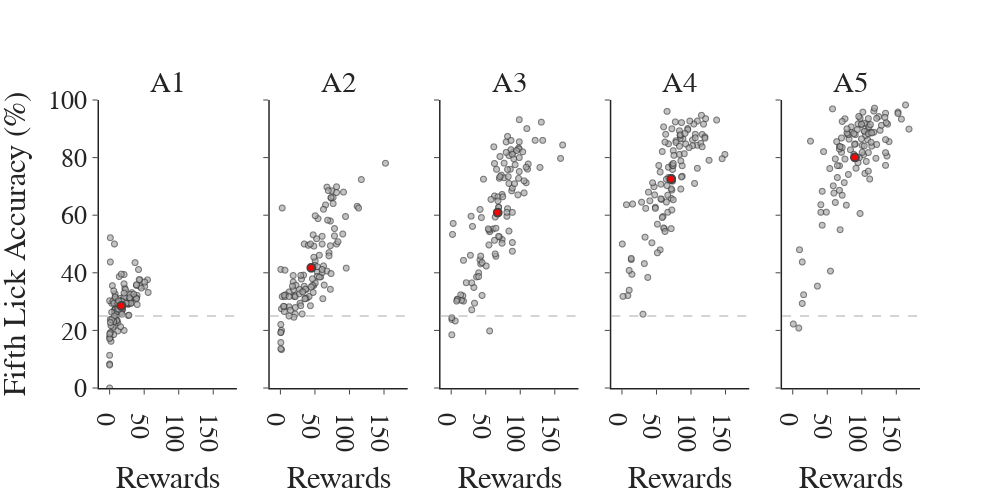

Notebook code for this chart:
### Code cell
## Correlate fifth lick accuracy with reward separated by day
fig = pf.custom_graph_template(x_title='Rewards', y_title='', rows=1, columns=5,
                               titles=session_list, shared_x=True, shared_y=True, width=1000)
for session in session_list:
    sdata = ct_df[ct_df['session'] == session]
    fig.add_trace(go.Scattergl(x=sdata['rewards'], y=sdata['lick_accuracy'], mode='markers', showlegend=False,
                               marker=dict(line=dict(width=1), color='darkgrey'), opacity=0.7), row=1, col=int(session[-1]))
    fig.add_trace(go.Scattergl(x=[np.mean(sdata['rewards'])], y=[np.mean(sdata['lick_accuracy'])], mode='markers', marker_color='red',
                               marker=dict(line=dict(width=2), size=8), showlegend=False), row=1, col=int(session[-1]))
fig.update_yaxes(range=[0, 100])
fig.add_hline(y=25, line_width=1, line_dash='dash', line_color=chance_color, opacity=1)
fig.update_yaxes(title='Fifth Lick Accuracy (%)', col=1)
fig.show()
fig.write_image(pjoin(fig_path, 'fifth_lick_accuracy_correlated_rewards_each_day.png'))

### Figure 1 — Plotly figure (JSON) as saved in the notebook; plotly's stock layout.template omitted (floating-point values rounded to 4 significant figures)
{"data": [{"marker": {"color": "darkgrey", "line": {"width": 1}}, "mode": "markers", "opacity": 0.7, "showlegend": false, "type": "scattergl", "x": [23, 0, 37, 44, 17, 2, 40, 9, 12, 22, 9, 9, 12, 7, 27, 6, 8, 27, 4, 19, 7, 32, 18, 11, 42, 37, 16, 30, 31, 10, 8, 0, 14, 29, 7, 6, 39, 1, 27, 1, 3, 0, 14, 28, 30, 27, 10, 21, 31, 2, 1, 40, 12, 36, 51, 44, 12, 0, 12, 16, 29, 56, 0, 18, 14, 21, 43, 16, 28, 8, 39, 17, 1, 39, 0, 0, 21, 18, 10, 6, 7, 5, 39, 6, 12, 8, 0, 6, 8, 9, 55, 3, 0, 11, 46, 1, 5, 23, 24, 6, 7, 21, 21, 8, 17, 13, 35, 2, 0, 13, 51, 3, 1], "xaxis": "x", "y": [31.07, 17.65, 43.55, 35.29, 26.5, 19.3, 32.14, 31.25, 22.64, 34.68, 25.0, 30.53, 19.8, 27.12, 25.18, 23.24, 27.4, 29.03, 35.54, 27.27, 26.17, 33.11, 27.33, 23.48, 41.13, 31.29, 31.15, 32.47, 29.38, 23.36, 31.43, 0.0, 29.13, 30.34, 50.0, 23.23, 35.62, 52.17, 29.23, 23.81, 29.41, 11.36, 29.7, 29.66, 30.77, 29.45, 28.32, 20.0, 29.47, 16.22, 17.54, 28.99, 26.28, 31.58, 35.29, 37.58, 25.62, 8.333, 26.72, 26.09, 31.33, 33.17, 30.3, 25.62, 38.71, 39.39, 37.65, 21.26, 25.28, 27.36, 31.25, 30.36, 43.75, 30.98, 17.14, NaN, 31.71, 30.1, 29.17, 18.57, 21.79, 30.21, 35.86, 29.41, 29.47, 32.71, NaN, 33.71, 27.27, 26.17, 37.57, 26.32, 8.0, 27.43, 34.71, 19.23, 21.18, 34.19, 29.41, 22.97, 25.0, 36.19, 32.99, 31.58, 39.53, 27.37, 32.59, 21.62, 18.75, 30.3, 36.78, 23.68, 22.73], "yaxis": "y"}, {"marker": {"color": "red", "line": {"width": 2}, "size": 8}, "mode": "markers", "showlegend": false, "type": "scattergl", "x": [17.17], "xaxis": "x", "y": [28.52], "yaxis": "y"}, {"marker": {"color": "darkgrey", "line": {"width": 1}}, "mode": "markers", "opacity": 0.7, "showlegend": false, "type": "scattergl", "x": [49, 2, 92, 95, 112, 82, 153, 20, 64, 31, 19, 13, 39, 19, 55, 49, 19, 75, 13, 51, 73, 82, 49, 59, 66, 68, 62, 61, 118, 22, 2, 3, 68, 54, 35, 54, 82, 8, 73, 50, 48, 34, 6, 71, 2, 32, 42, 96, 61, 1, 29, 30, 61, 54, 84, 74, 22, 1, 74, 51, 48, 77, 3, 57, 6, 53, 114, 91, 79, 38, 79, 71, 7, 51, 15, 5, 35, 28, 44, 23, 63, 37, 74, 37, 22, 47, 7, 20, 47, 28, 70, 6, 1, 30, 77, 1, 13, 1, 57, 45, 22, 41, 73, 33, 69, 36, 44, 13, 32, 61, 63, 18, 1], "xaxis": "x2", "y": [49.26, 27.5, 68.03, 59.55, 63.11, 50.0, 78.04, 31.82, 35.75, 37.82, 36.81, 28.23, 31.18, 34.11, 58.82, 35.61, 39.05, 68.5, 33.33, 44.13, 34.28, 69.88, 45.39, 38.6, 63.57, 69.75, 31.01, 52.67, 72.38, 32.14, 20.0, 62.5, 40.59, 40.24, 50.0, 38.74, 67.86, 32.38, 49.4, 42.6, 33.17, 39.19, 26.56, 46.99, 13.33, 33.54, 31.75, 41.64, 50.0, 22.06, 29.45, 39.1, 40.1, 42.14, 50.79, 65.97, 25.66, 41.18, 39.74, 36.46, 53.17, 66.19, 31.75, 38.51, 28.26, 51.82, 62.5, 53.48, 55.36, 34.21, 52.81, 45.88, 40.91, 59.8, 27.03, 28.38, 35.34, 34.23, 28.57, 35.71, 42.39, 31.14, 66.14, 34.36, 31.71, 37.91, 31.71, 24.56, 35.63, 32.69, 68.55, 32.2, 15.79, 28.57, 64.03, 19.23, 31.76, 19.32, 46.1, 35.09, 27.93, 49.54, 57.97, 33.33, 58.27, 30.97, 50.0, 25.0, 25.71, 41.14, 62.07, 35.35, 13.64], "yaxis": "y2"}, {"marker": {"color": "red", "line": {"width": 2}, "size": 8}, "mode": "markers", "showlegend": false, "type": "scattergl", "x": [45.37], "xaxis": "x2", "y": [41.74], "yaxis": "y2"}, {"marker": {"color": "darkgrey", "line": {"width": 1}}, "mode": "markers", "opacity": 0.7, "showlegend": false, "type": "scattergl", "x": [110, 43, 84, 122, 159, 91, 98, 9, 88, 70, 18, 45, 99, 33, 47, 129, 17, 42, 89, 99, 109, 112, 86, 74, 77, 99, 69, 98, 131, 30, 1, 3, 63, 51, 73, 64, 82, 18, 63, 68, 74, 65, 42, 97, 15, 61, 89, 106, 84, 6, 89, 89, 133, 90, 106, 87, 70, 2, 82, 1, 58, 80, 9, 93, 14, 66, 162, 104, 99, 69, 99, 77, 43, 75, 56, 22, 29, 56, 69, 55, 71, 68, 80, 55, 28, 44, 31, 37, 62, 81, 95, 34, 1, 54, 63, 30, 64, 40, 111, 81, 74, 83, 89, 71, 92, 65, 82, 40, 84, 109, 87, 45, 8], "xaxis": "x3", "y": [90.08, 43.1, 80.73, 86.0, 79.72, 79.56, 83.33, 30.67, 68.46, 72.82, 44.33, 32.14, 80.0, 34.93, 72.5, 76.6, 32.03, 62.0, 47.49, 82.98, 71.26, 77.78, 75.94, 67.2, 78.07, 93.16, 62.79, 72.79, 92.31, 36.5, 23.81, 57.14, 51.28, 42.36, 73.91, 59.35, 75.86, 30.17, 66.67, 66.36, 51.57, 45.73, 44.53, 67.05, 30.43, 55.22, 60.98, 67.74, 71.01, 23.29, 50.51, 69.43, 85.98, 81.89, 71.93, 82.76, 52.47, 53.33, 62.28, 18.48, 65.49, 81.82, 30.85, 77.52, 32.35, 75.93, 84.39, 82.0, 85.5, 52.66, 75.17, 72.99, 45.8, 66.39, 54.26, 36.55, 59.65, 19.81, 62.71, 49.66, 80.39, 64.96, 85.44, 54.84, 46.08, 59.18, 56.1, 38.57, 83.75, 59.62, 82.44, 29.45, 24.39, 55.26, 77.95, 27.15, 46.55, 40.0, 76.0, 60.99, 50.27, 73.38, 81.15, 73.39, 70.92, 55.48, 87.37, 38.71, 54.49, 76.67, 85.96, 43.54, 30.19], "yaxis": "y3"}, {"marker": {"color": "red", "line": {"width": 2}, "size": 8}, "mode": "markers", "showlegend": false, "type": "scattergl", "x": [67.65], "xaxis": "x3", "y": [60.91], "yaxis": "y3"}, {"marker": {"color": "darkgrey", "line": {"width": 1}}, "mode": "markers", "opacity": 0.7, "showlegend": false, "type": "scattergl", "x": [110, 68, 85, 119, 138, 96, 89, 14, 106, 59, 15, 67, 103, 62, 105, 150, 14, 47, 146, 107, 110, 116, 110, 107, 87, 66, 74, 117, 121, 61, 1, 7, 73, 72, 78, 85, 86, 56, 74, 73, 72, 88, 39, 115, 52, 60, 65, 72, 75, 9, 88, 103, 45, 86, 98, 79, 87, 11, 86, 73, 58, 84, 11, 117, 38, 64, 121, 35, 68, 57, 73, 66, 84, 91, 54, 49, 29, 33, 48, 73, 96, 93, 99, 74, 68, 57, 41, 34, 56, 85, 122, 52, 31, 16, 92, 44, 75, 65, 127, 70, 71, 75, 63, 61, 76, 59, 79, 63, 84, 67, 75, 49, 2], "xaxis": "x4", "y": [92.68, 84.78, 87.74, 91.61, 93.04, 90.08, 86.49, 44.59, 71.04, 82.11, 39.47, 61.03, 86.15, 55.33, 91.67, 81.09, 45.0, 69.89, 79.61, 88.11, 76.28, 94.7, 84.29, 86.86, 92.16, 96.05, 71.82, 88.03, 87.18, 55.56, 50.0, 63.64, 68.7, 69.17, 92.39, 86.49, 87.74, 47.97, 75.89, 90.0, 65.87, 73.53, 68.0, 84.93, 56.88, 59.52, 64.57, 55.33, 65.35, 32.1, 77.17, 84.13, 71.25, 78.86, 83.46, 85.86, 73.28, 40.82, 69.08, 73.11, 65.49, 89.32, 33.96, 83.77, 38.4, 88.1, 86.75, 62.37, 76.64, 65.69, 77.55, 70.25, 81.1, 81.36, 77.27, 62.77, 64.52, 43.18, 67.05, 61.81, 89.66, 84.75, 92.68, 77.19, 73.08, 70.75, 65.0, 52.38, 75.0, 87.93, 93.53, 46.94, 25.64, 63.89, 88.39, 50.42, 82.41, 72.48, 79.07, 72.22, 73.08, 77.27, 85.39, 90.67, 80.77, 59.2, 85.26, 54.35, 83.93, 66.96, 78.0, 62.37, 31.82], "yaxis": "y4"}, {"marker": {"color": "red", "line": {"width": 2}, "size": 8}, "mode": "markers", "showlegend": false, "type": "scattergl", "x": [72.13], "xaxis": "x4", "y": [72.56], "yaxis": "y4"}, {"marker": {"color": "darkgrey", "line": {"width": 1}}, "mode": "markers", "opacity": 0.7, "showlegend": false, "type": "scattergl", "x": [80, 58, 68, 108, 153, 76, 98, 10, 100, 72, 41, 60, 62, 94, 86, 127, 14, 45, 135, 118, 107, 96, 91, 82, 85, 125, 68, 101, 118, 75, 1, 9, 103, 140, 110, 115, 138, 105, 109, 102, 121, 137, 76, 109, 71, 72, 101, 69, 65, 14, 104, 106, 98, 122, 104, 113, 91, 36, 135, 68, 59, 95, 16, 110, 43, 41, 153, 104, 92, 84, 114, 81, 64, 79, 43, 89, 26, 49, 68, 92, 97, 110, 111, 54, 62, 89, 72, 65, 71, 119, 164, 69, 78, 100, 158, 105, 122, 95, 169, 129, 81, 134, 79, 100, 115, 112, 113, 135, 90, 135, 136, 110, 55], "xaxis": "x5", "y": [88.04, 96.92, 83.91, 91.6, 95.81, 93.48, 93.69, 48.0, 91.38, 92.55, 63.64, 67.68, 64.42, 89.74, 88.7, 89.47, 43.75, 82.09, 77.3, 96.15, 78.67, 94.29, 87.96, 86.41, 90.65, 94.24, 77.17, 84.21, 88.81, 71.31, 22.22, 20.83, 80.95, 85.54, 93.55, 84.0, 91.61, 88.98, 86.23, 95.8, 79.75, 80.57, 79.49, 89.55, 81.82, 66.92, 81.82, 54.96, 73.08, 29.35, 84.06, 87.69, 60.59, 84.56, 89.17, 88.72, 84.75, 35.37, 95.39, 68.64, 70.19, 91.67, 32.38, 81.76, 56.52, 61.0, 95.32, 91.94, 76.3, 82.73, 85.31, 87.96, 85.54, 88.54, 68.29, 81.15, 85.71, 61.05, 82.98, 80.33, 80.0, 88.28, 90.7, 76.19, 79.55, 88.29, 83.51, 77.23, 86.81, 97.16, 98.28, 83.81, 63.47, 86.51, 93.37, 74.5, 93.62, 78.23, 89.9, 91.22, 74.14, 93.96, 90.0, 91.6, 88.57, 72.56, 91.47, 86.25, 84.62, 81.71, 92.11, 75.29, 40.59], "yaxis": "y5"}, {"marker": {"color": "red", "line": {"width": 2}, "size": 8}, "mode": "markers", "showlegend": false, "type": "scattergl", "x": [90.56], "xaxis": "x5", "y": [80.07], "yaxis": "y5"}], "layout": {"annotations": [{"font": {"size": 29}, "showarrow": false, "text": "A1", "x": 0.084, "xanchor": "center", "xref": "paper", "y": 1, "yanchor": "bottom", "yref": "paper"}, {"font": {"size": 29}, "showarrow": false, "text": "A2", "x": 0.292, "xanchor": "center", "xref": "paper", "y": 1, "yanchor": "bottom", "yref": "paper"}, {"font": {"size": 29}, "showarrow": false, "text": "A3", "x": 0.5, "xanchor": "center", "xref": "paper", "y": 1, "yanchor": "bottom", "yref": "paper"}, {"font": {"size": 29}, "showarrow": false, "text": "A4", "x": 0.708, "xanchor": "center", "xref": "paper", "y": 1, "yanchor": "bottom", "yref": "paper"}, {"font": {"size": 29}, "showarrow": false, "text": "A5", "x": 0.916, "xanchor": "center", "xref": "paper", "y": 1, "yanchor": "bottom", "yref": "paper"}], "font": {"family": "Arial", "size": 26}, "height": 500, "shapes": [{"line": {"color": "darkgrey", "dash": "dash", "width": 1}, "opacity": 1, "type": "line", "x0": 0, "x1": 1, "xref": "x domain", "y0": 25, "y1": 25, "yref": "y"}, {"line": {"color": "darkgrey", "dash": "dash", "width": 1}, "opacity": 1, "type": "line", "x0": 0, "x1": 1, "xref": "x2 domain", "y0": 25, "y1": 25, "yref": "y2"}, {"line": {"color": "darkgrey", "dash": "dash", "width": 1}, "opacity": 1, "type": "line", "x0": 0, "x1": 1, "xref": "x3 domain", "y0": 25, "y1": 25, "yref": "y3"}, {"line": {"color": "darkgrey", "dash": "dash", "width": 1}, "opacity": 1, "type": "line", "x0": 0, "x1": 1, "xref": "x4 domain", "y0": 25, "y1": 25, "yref": "y4"}, {"line": {"color": "darkgrey", "dash": "dash", "width": 1}, "opacity": 1, "type": "line", "x0": 0, "x1": 1, "xref": "x5 domain", "y0": 25, "y1": 25, "yref": "y5"}], "title": {"x": 0.5, "xanchor": "center", "y": 0.9, "yanchor": "top"}, "width": 1000, "xaxis": {"anchor": "y", "domain": [0, 0.168], "linewidth": 1.5, "matches": "x", "title": {"text": "Rewards"}}, "xaxis2": {"anchor": "y2", "domain": [0.208, 0.376], "linewidth": 1.5, "matches": "x", "title": {"text": "Rewards"}}, "xaxis3": {"anchor": "y3", "domain": [0.416, 0.584], "linewidth": 1.5, "matches": "x", "title": {"text": "Rewards"}}, "xaxis4": {"anchor": "y4", "domain": [0.624, 0.792], "linewidth": 1.5, "matches": "x", "title": {"text": "Rewards"}}, "xaxis5": {"anchor": "y5", "domain": [0.832, 1], "linewidth": 1.5, "matches": "x", "title": {"text": "Rewards"}}, "yaxis": {"anchor": "x", "domain": [0, 1], "linewidth": 1.5, "matches": "y", "range": [0, 100], "title": {"text": "Fifth Lick Accuracy (%)"}}, "yaxis2": {"anchor": "x2", "domain": [0, 1], "linewidth": 1.5, "matches": "y", "range": [0, 100], "showticklabels": false, "title": {"text": ""}}, "yaxis3": {"anchor": "x3", "domain": [0, 1], "linewidth": 1.5, "matches": "y", "range": [0, 100], "showticklabels": false, "title": {"text": ""}}, "yaxis4": {"anchor": "x4", "domain": [0, 1], "linewidth": 1.5, "matches": "y", "range": [0, 100], "showticklabels": false, "title": {"text": ""}}, "yaxis5": {"anchor": "x5", "domain": [0, 1], "linewidth": 1.5, "matches": "y", "range": [0, 100], "showticklabels": false, "title": {"text": ""}}}}
